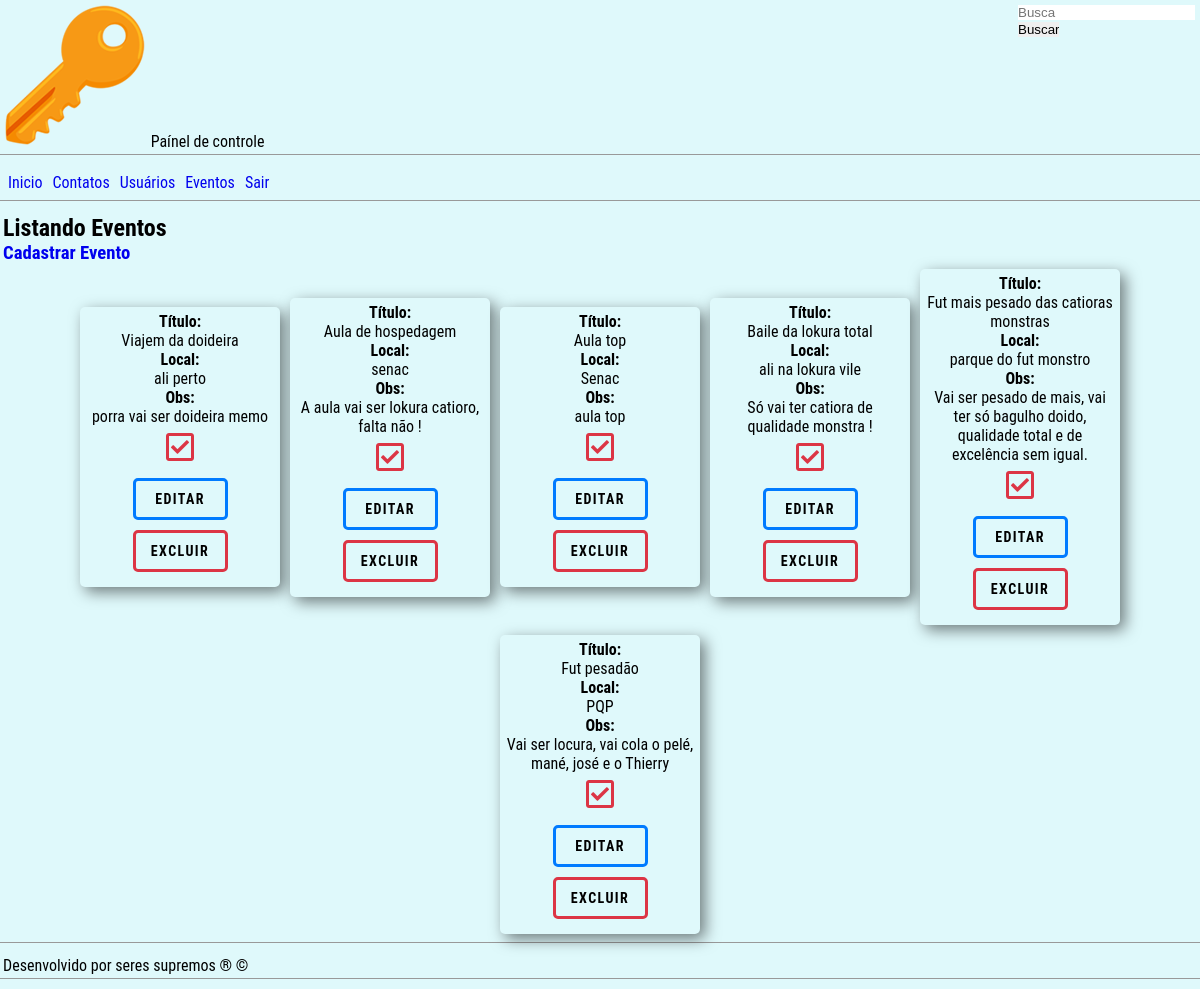
The page /ctrlweb/event.php (signed in) on the database as committed earlier.
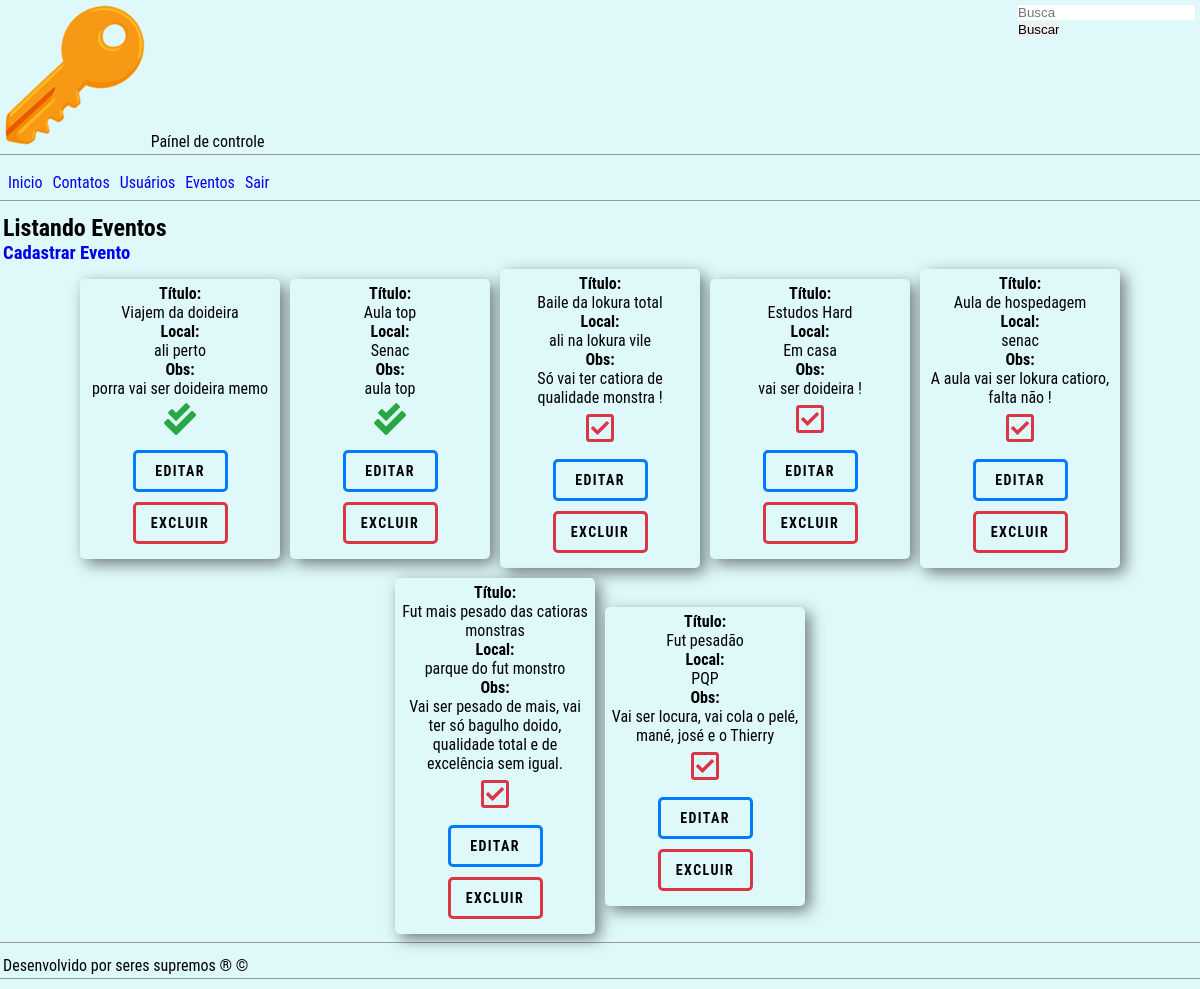
The same page on the database as committed later.
### tables this page shows
CREATE TABLE `agendamentos` (
  `idagendamentos` int(11) NOT NULL,
  `titulo` varchar(45) NOT NULL,
  `data` date NOT NULL,
  `hora` varchar(30) NOT NULL,
  `local` varchar(80) NOT NULL,
  `endereco` varchar(90) NOT NULL,
  `obs` text NOT NULL,
  `concluido` enum('0','1') NOT NULL,
  `users_idusers` int(11) NOT NULL
);

### ctrlweb/event.php (the view, shortened to what this page needs)
<?php
	require_once('../include/connectaBD.php');
	$sql = "SELECT * FROM agendamentos ORDER BY data DESC";
	$result = $banco->query($sql);
?>
<!doctype html>
<html lang="pt-br">
<head>
	<link rel="stylesheet" href="../css/folha.css" type="text/css">
	<link rel="stylesheet" href="https://use.fontawesome.com/releases/v5.8.2/css/all.css"
>
</head>
<body>
	<header>
		<div id="logo"><img src="../image/top_key.png" alt="Logo PokeAgenda"> Paínel de controle</div>
		<div id="search">
			<form action="#" method="get" name="formBusca" id="formBusca">
				<input type="text" name="txtBusca" id="txtBusca" placeholder="Busca">
				<input type="submit" name="btSerach" id="btSearch" value="Buscar">
			</form>
		</div>
	</header>
	<nav>
		<ul>
			<li><a href="admin.php">Inicio</a></li>
			<li><a href="contatos.php">Contatos</a></li>
			<li><a href="users.php">Usuários</a></li>
			<li><a href="event.php">Eventos</a></li>
			<li><a href="sair.php">Sair</a></li>
		</ul>
	</nav>
	<main>
		<article>
			<h2>Listando Eventos</h2>
			<h3><a href="eventAdd.php">Cadastrar Evento</a></h3>
			<div id="listar">
				<?php while($row = mysqli_fetch_array($result)) {?>
					<div class="list-item">
						<div class="listEvent"> <p class="text-bold">Título:</p> <?= $row['titulo'] ?></div>
						<div class="listEvent"> <p class="text-bold">Local:</p> <?= $row['local'] ?></div>
						<div class="listEvent"> <p class="text-bold">Obs:</p> <?= $row['obs'] ?></div>
						<?php if($row['concluido'] == 0) {?>
							<div class="listEvent inacabado"><a href="event.php?op=con&id=<?= $row['idagendamentos'] ?>&concluido=1"><i class="far fa-check-square"></i></a></div>
						<?php } else { ?>
							<div class="listEvent concluido"><a href="event.php?op=con&id=<?= $row['idagendamentos'] ?>&concluido=0"><i class="fas fa-check-double"></i></a></div>
						<?php } ?>
						<div class="up btn" style="font-size:14px;"><a href="eventUp.php">Editar</a></div>
						<div class="del btn" style="font-size:14px;"><a href="eventDel.php?id=<?= $row['idagendamentos'] ?>">Excluir</a></div>
					</div>
				<?php } ?>
			</div>
		</article>
	</main>
	<footer>Desenvolvido por seres supremos &reg; &copy;</footer>
</body>
</html>

### css/folha.css (style rules this page uses)
* { list-style: none; text-decoration: none; border:0px; margin: 0px; padding: 0px; box-sizing: border-box; }
img { max-width: 100%; }
body { font-family: 'Roboto Condensed', sans-serif; font-size: 16px; background-color: #dff9fb; }
header { width: 100%; margin-bottom: 10px; padding: 3px; border-bottom: 1px solid #999999; display: inline-flex; justify-content:space-between; }
nav { width: auto; margin-bottom: 10px; padding: 3px; border-bottom: 1px solid #999999; }
nav ul { display: inline-flex; justify-content: center; }
nav ul li { margin: 5px; }
main { width: auto; margin-bottom: 10px; padding: 3px; border-bottom: 1px solid #999999; }
footer { width: auto; margin-bottom: 10px; padding: 3px; border-bottom: 1px solid #999999; }
input { display: block; margin: 2px; }
#listar { width: 100%; display: flex; justify-content: center; align-items: center; flex-wrap: wrap; text-align: center; }
.list-item { flex: 0 1 200px; background-color: #dff9fb; margin: 5px; padding: 5px; border-radius: 5px; transition: all .5s ease-in-out; box-shadow: 5px 5px 15px 0px rgba(0, 0, 0, .5); }
.list-item p.text-bold { font-weight: bold; }
.btn { display: block; width: 50%; margin: 10px auto; text-transform: uppercase; font-weight: bold; letter-spacing: .1em; padding: 10px; transition: all .5s ease-in-out; border-radius: 5px; }
.btn a { color: #000; display: block; }
.up { border: 3px solid #007bff; }
.del { border: 3px solid #dc3545; }
.inacabado i { font-size: 2em; color: #dc3545; padding: 5px; transition: all .5s ease-in-out; }
.concluido i { font-size: 2em; color: #28a745; padding: 5px; }

Rows that differ between the two databases and show on the page:
changed agendamentos "Viajem da doideira": concluido "0" → "1" (drawn)
changed agendamentos "Aula top": concluido "0" → "1" (drawn)
added agendamentos: titulo "Estudos Hard", local "Em casa", obs "vai ser doideira !"
shown differently, row unchanged: agendamentos "Aula de hospedagem": moves down the list
